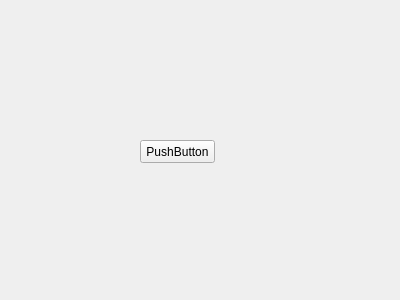
<?xml version="1.0" encoding="UTF-8"?>
<ui version="4.0">
 <class>Widget</class>
 <widget class="QWidget" name="Widget">
  <property name="geometry">
   <rect>
    <x>0</x>
    <y>0</y>
    <width>400</width>
    <height>300</height>
   </rect>
  </property>
  <property name="windowTitle">
   <string>Widget</string>
  </property>
  <widget class="QPushButton" name="pushButton">
   <property name="geometry">
    <rect>
     <x>140</x>
     <y>140</y>
     <width>75</width>
     <height>23</height>
    </rect>
   </property>
   <property name="text">
    <string>PushButton</string>
   </property>
  </widget>
 </widget>
 <layoutdefault spacing="6" margin="11"/>
 <resources/>
 <connections/>
</ui>
